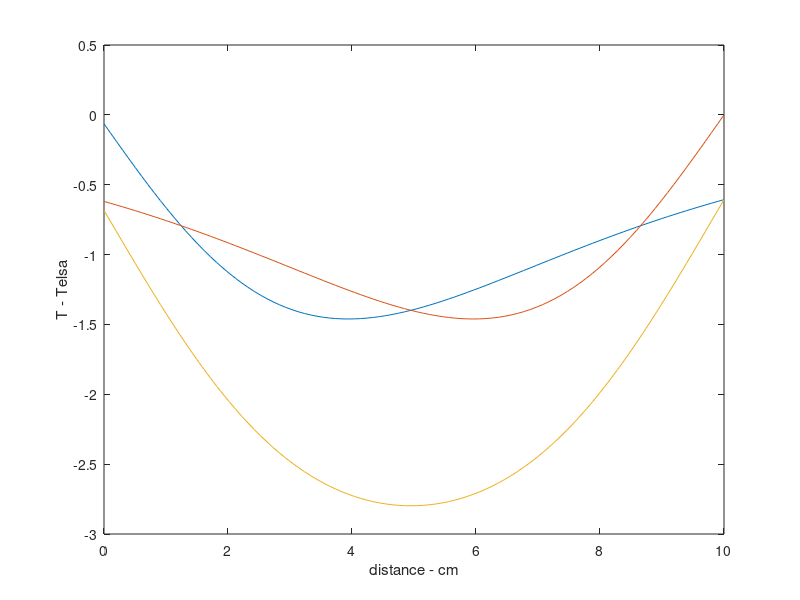

Recreate this plot in MATLAB.
%Model of Magnetix Fields
N = 510 %number of coils
u_o =(4*3.14*10^(-7))
I_1 = 17 %Max current through coil in A
I_2 = 17
R =0.08 %radius of coil in meters
s = linspace(0,10)
b_z=0:99
b_z_2=0:99
b_z_total=0:99
z = 0;
z_2 = 0.1;

for k=1:100
z=z+0.001
z_2 = z_2-0.001
b_z(k) = (u_o*N*I_1*(R^2))/((2*((R^2)+(z^2)))^1.5)
b_z_2(k) = (u_o*N*I_1*(R^2))/((2*((R^2)+(z_2^2)))^1.5)
b_z_total(k) = b_z(k)+b_z_2(k)
%db_z = (-3*u_o*N*I*(R^2)*z)/(((R^2)+(z^2))^2.5)\
db_z_1(k) = (u_o*N*I_1*(R^2)*((-3*z)))/(((R^2)+(z^2))^(2.5))
db_z_2(k) = (u_o*N*I_2*(R^2)*((-3*z_2)))/(((R^2)+(z_2^2))^(2.5))
db_z_total(k) = db_z_1(k)+db_z_2(k)
end
%plot(s,b_z,s,b_z_2,s,b_z_total)
plot(s,db_z_1,s,db_z_2,s,db_z_total)
ylabel('T - Telsa')
xlabel('distance - cm')